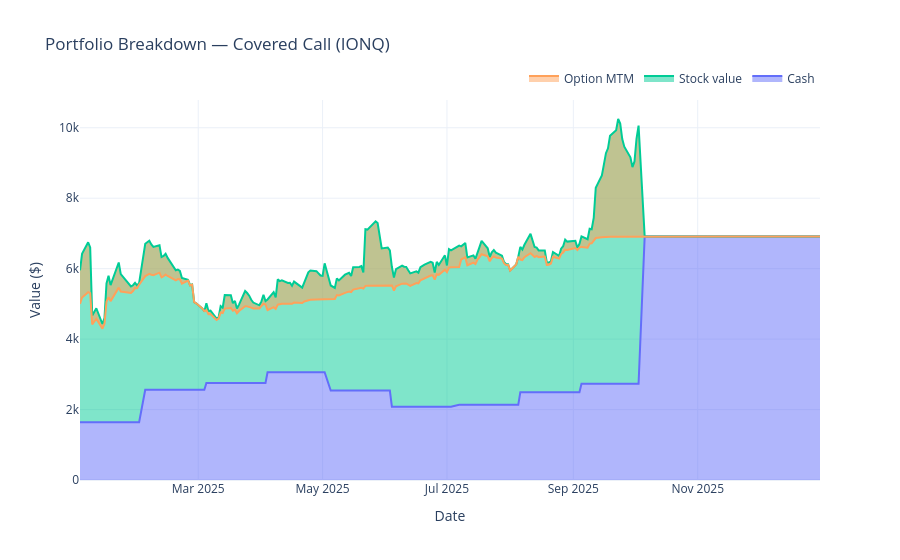

The code cell stored with this chart in its notebook:
### Markdown cell above
---
## Chart 4 — Portfolio Breakdown

Cash, stock value, and option mark-to-market stacked for a single strategy.
Change `FOCUS_STRATEGY` to inspect a different one.

### Code cell
FOCUS_STRATEGY = "covered_call"
plot_portfolio_breakdown(results[FOCUS_STRATEGY], FOCUS_STRATEGY, ticker=TICKER).show()

### Figure 1 — Plotly figure (JSON) as saved in the notebook; plotly's stock layout.template omitted (floating-point values rounded to 4 significant figures; data arrays with more than 128 entries replaced by an {"elided": "..."} marker saying what was removed)
{"data": [{"hovertemplate": "$%{y:,.0f}<extra>Cash</extra>", "line": {"color": "#636EFA"}, "name": "Cash", "stackgroup": "one", "type": "scatter", "x": {"elided": "250 str values"}, "y": {"elided": "250 float values"}}, {"hovertemplate": "$%{y:,.0f}<extra>Stock value</extra>", "line": {"color": "#00CC96"}, "name": "Stock value", "stackgroup": "one", "type": "scatter", "x": {"elided": "250 str values"}, "y": {"elided": "250 float values"}}, {"hovertemplate": "$%{y:,.0f}<extra>Option MTM</extra>", "line": {"color": "#FFA15A"}, "name": "Option MTM", "stackgroup": "one", "type": "scatter", "x": {"elided": "250 str values"}, "y": {"elided": "250 float values"}}], "layout": {"hovermode": "x unified", "legend": {"orientation": "h", "x": 1, "xanchor": "right", "y": 1.02, "yanchor": "bottom"}, "title": {"text": "Portfolio Breakdown — Covered Call (IONQ)"}, "xaxis": {"title": {"text": "Date"}}, "yaxis": {"title": {"text": "Value ($)"}}}}
